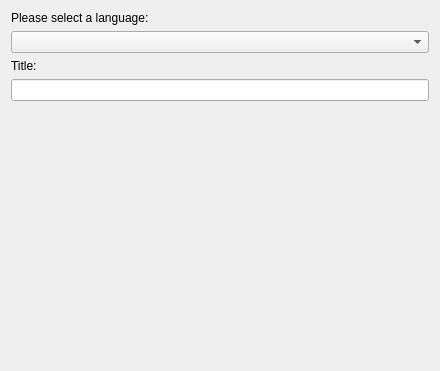
<ui version="4.0" >
 <class>IdentifierLanguagePage</class>
 <widget class="QWidget" name="IdentifierLanguagePage" >
  <property name="geometry" >
   <rect>
    <x>0</x>
    <y>0</y>
    <width>440</width>
    <height>371</height>
   </rect>
  </property>
  <layout class="QVBoxLayout" >
   <item>
    <widget class="QLabel" name="label_2" >
     <property name="text" >
      <string>Please select a language:</string>
     </property>
    </widget>
   </item>
   <item>
    <widget class="QComboBox" name="languageComboBox" />
   </item>
   <item>
    <widget class="QLabel" name="label" >
     <property name="text" >
      <string>Title:</string>
     </property>
     <property name="buddy" >
      <cstring>identifierNameLineEdit</cstring>
     </property>
    </widget>
   </item>
   <item>
    <widget class="QLineEdit" name="identifierNameLineEdit" >
     <property name="toolTip" >
      <string>This does not have to be a language. Anything goes: Definition, Chinese simplified or anything else you want to learn.</string>
     </property>
    </widget>
   </item>
   <item>
    <spacer>
     <property name="orientation" >
      <enum>Qt::Vertical</enum>
     </property>
     <property name="sizeType" >
      <enum>QSizePolicy::Expanding</enum>
     </property>
     <property name="sizeHint" >
      <size>
       <width>20</width>
       <height>40</height>
      </size>
     </property>
    </spacer>
   </item>
  </layout>
 </widget>
 <resources/>
 <connections/>
</ui>
